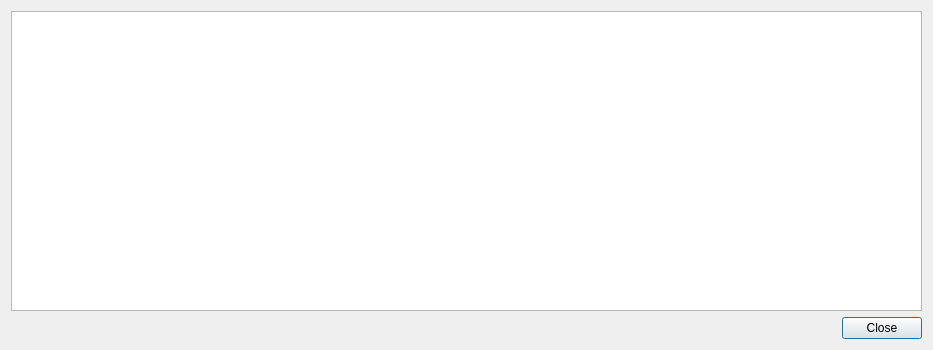
<?xml version="1.0" encoding="UTF-8"?>
<ui version="4.0">
 <class>Dialog</class>
 <widget class="QDialog" name="Dialog">
  <property name="geometry">
   <rect>
    <x>0</x>
    <y>0</y>
    <width>933</width>
    <height>350</height>
   </rect>
  </property>
  <property name="windowTitle">
   <string>Fit results</string>
  </property>
  <layout class="QVBoxLayout" name="verticalLayout">
   <item>
    <widget class="QTextEdit" name="textBox"/>
   </item>
   <item>
    <widget class="QDialogButtonBox" name="buttonBox">
     <property name="standardButtons">
      <set>QDialogButtonBox::Close</set>
     </property>
    </widget>
   </item>
  </layout>
 </widget>
 <resources/>
 <connections>
  <connection>
   <sender>buttonBox</sender>
   <signal>rejected()</signal>
   <receiver>Dialog</receiver>
   <slot>reject()</slot>
   <hints>
    <hint type="sourcelabel">
     <x>870</x>
     <y>330</y>
    </hint>
    <hint type="destinationlabel">
     <x>930</x>
     <y>278</y>
    </hint>
   </hints>
  </connection>
 </connections>
</ui>
